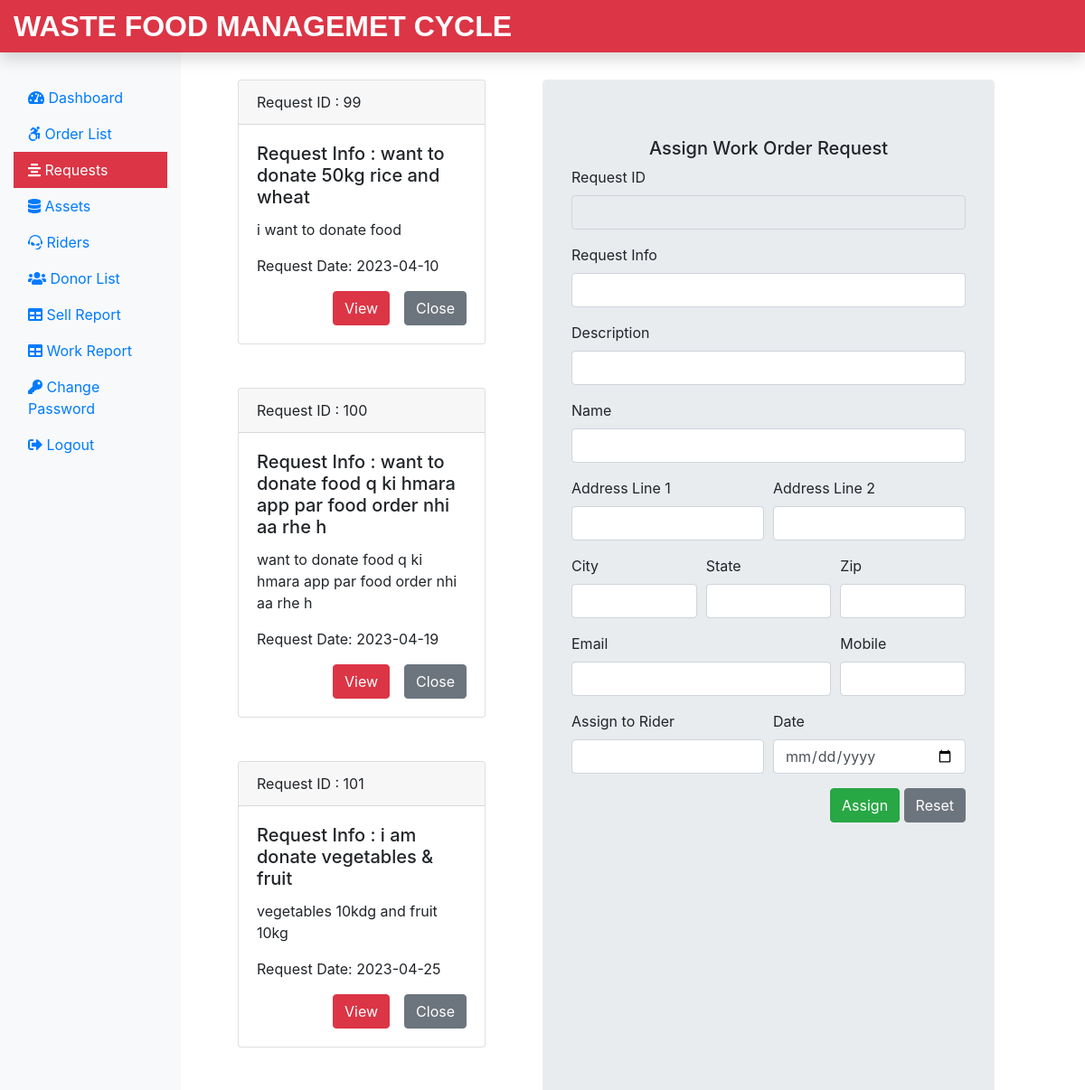
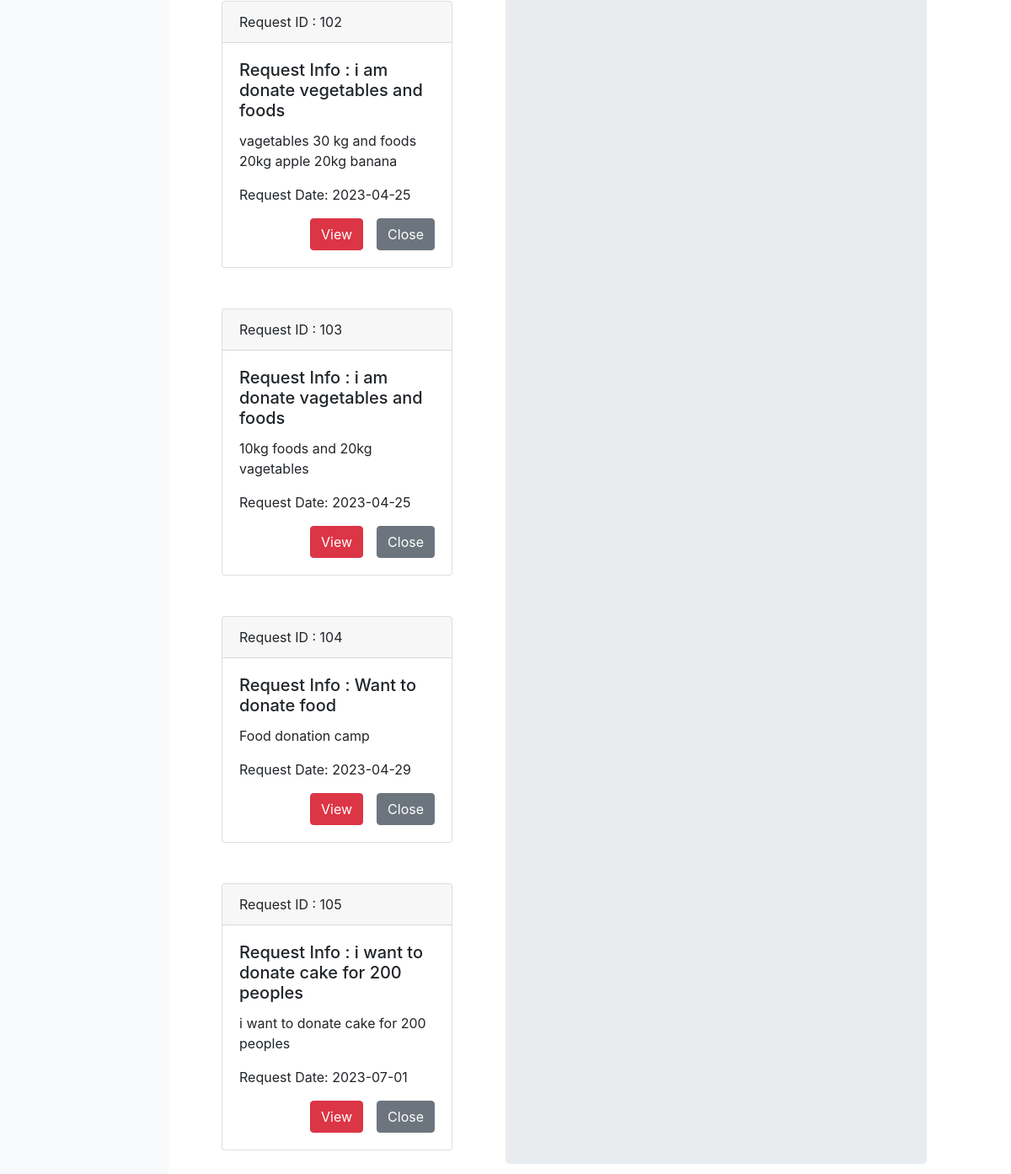
/Admin/request.php (signed in), run on the app's committed database (2 pictures, top to bottom).
### tables this page shows
CREATE TABLE `submitrequest_tb` (
  `request_id` int(11) NOT NULL,
  `request_info` text NOT NULL,
  `request_desc` text NOT NULL,
  `requester_name` varchar(60) NOT NULL,
  `requester_add1` text NOT NULL,
  `requester_add2` text NOT NULL,
  `requester_city` varchar(60) NOT NULL,
  `requester_state` varchar(60) NOT NULL,
  `requester_zip` int(11) NOT NULL,
  `requester_email` varchar(60) NOT NULL,
  `requester_mobile` bigint(11) NOT NULL,
  `request_date` date NOT NULL
);

### Admin/request.php (the view, shortened to what this page needs)
<?php
include('includes/header.php');
include('../dbConnection.php');
?>
<div class="col-sm-4 mb-5">
  <?php
 $sql = "SELECT request_id, request_info, request_desc, request_date FROM submitrequest_tb";
 $result = $conn->query($sql);
 if($result->num_rows > 0){
  while($row = $result->fetch_assoc()){
   echo '<div class="card mt-5 mx-5">';
   echo '<div class="card-header">';
   echo 'Request ID : '. $row['request_id'];
   echo '</div>';
   echo '<div class="card-body">';
   echo '<h5 class="card-title">Request Info : ' . $row['request_info'] . '</h5>';
   echo '<p class="card-text">' . $row['request_desc'] . '</p>';
   echo '<p class="card-text">Request Date: ' . $row['request_date'] . '</p>';
   echo '<div class="float-right">';
   echo '<form action="" method="POST"> <input type="hidden" name="id" value='. $row["request_id"] .'><input type="submit" class="btn btn-danger mr-3" name="view" value="View"><input type="submit" class="btn btn-secondary" name="close" value="Close"></form>';
   echo '</div>' ;
   echo '</div>' ;
   echo'</div>';
  }
 }
 ?>
</div>
<?php
  include('assignworkform.php');
  include('includes/footer.php');
?>

### data on the page
submitrequest_tb: request_id "99", request_info "want to donate 50kg rice and wheat", request_desc "i want to donate food", request_date "2023-04-10"
submitrequest_tb: request_id "100", request_info "want to donate food q ki hmara app par food order nhi aa rhe h", request_desc "want to donate food q ki hmara app par food order nhi aa rhe h", request_date "2023-04-19"
submitrequest_tb: request_id "101", request_info "i am donate vegetables & fruit", request_desc "vegetables 10kdg and fruit 10kg", request_date "2023-04-25"
submitrequest_tb: request_id "102", request_info "i am donate vegetables and foods", request_desc "vagetables 30 kg and foods 20kg apple 20kg banana", request_date "2023-04-25"
submitrequest_tb: request_id "103", request_info "i am donate vagetables and foods", request_desc "10kg foods and 20kg vagetables", request_date "2023-04-25"
submitrequest_tb: request_id "104", request_info "Want to donate food", request_desc "Food donation camp", request_date "2023-04-29"
submitrequest_tb: request_id "105", request_info "i want to donate cake for 200 peoples", request_desc "i want to donate cake for 200 peoples", request_date "2023-07-01"
